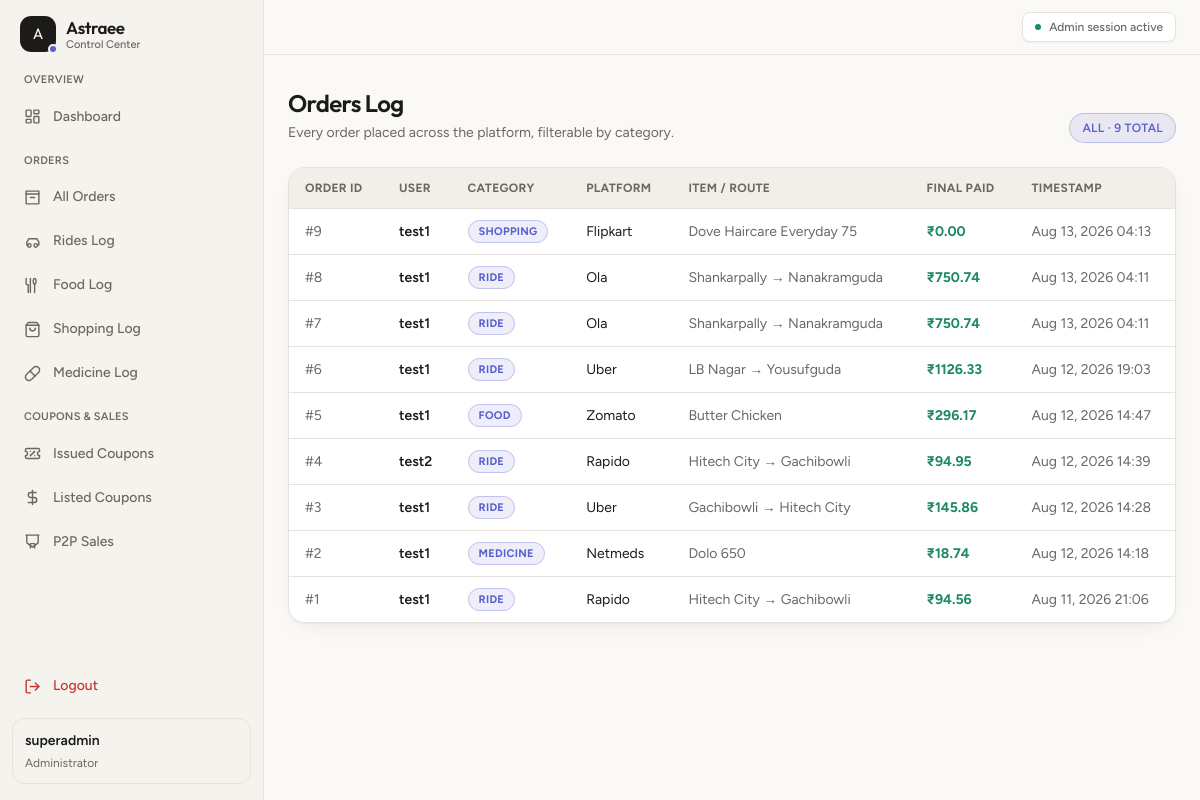
The app's page /ASTRAEAdmin/admin_orders/ (signed in), older data.
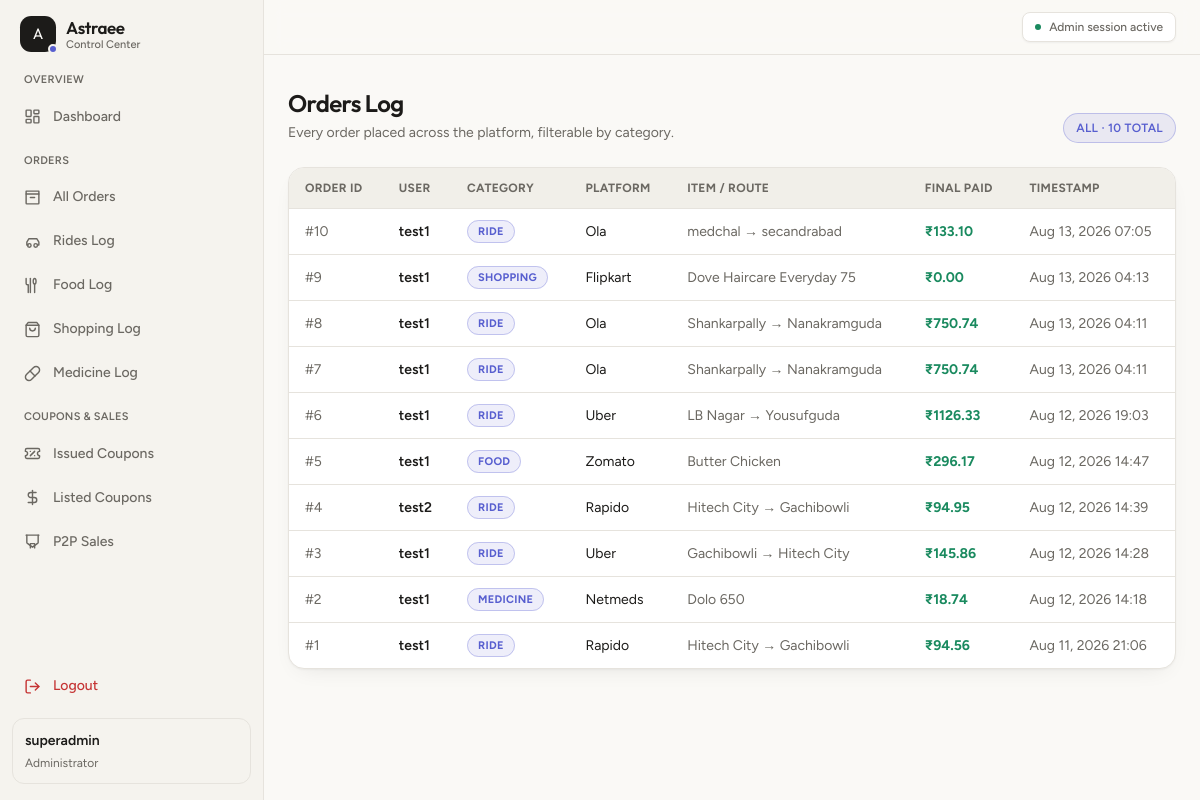
The same page, newer data.
### ASTRAEUser/models.py (models this page shows, shortened)
class Order(models.Model):
    STATUS_CHOICES = [
        ('searching', 'Searching'),
        ('selected', 'Selected'),
        ('booking_pending', 'Booking Pending'),
        ('confirmed', 'Confirmed'),
        ('in_progress', 'In Progress'),
        ('completed', 'Completed'),
        ('cancelled', 'Cancelled'),
        ('refunded', 'Refunded'),
    ]
    user = models.ForeignKey(User, on_delete=models.CASCADE, related_name='orders')
    platform = models.CharField(max_length=100)
    category = models.CharField(max_length=50)
    item_title = models.CharField(max_length=255)
    final_price = models.DecimalField(max_digits=10, decimal_places=2)
    original_price = models.DecimalField(max_digits=10, decimal_places=2, null=True, blank=True)
    discount = models.DecimalField(max_digits=10, decimal_places=2, default=0)
    coupon_applied = models.CharField(max_length=100, blank=True, default='')
    cashback = models.DecimalField(max_digits=10, decimal_places=2, default=0)
    astrae_savings = models.DecimalField(max_digits=10, decimal_places=2, default=0)
    status = models.CharField(max_length=20, choices=STATUS_CHOICES, default='confirmed')
    event = models.ForeignKey(
        'PlatformEvent', on_delete=models.SET_NULL, null=True, blank=True, related_name='orders',
    )
    scheduled_at = models.DateTimeField(null=True, blank=True)
    time_slot = models.CharField(max_length=50, blank=True, default='')
    quantity = models.PositiveIntegerField(default=1)
    pickup_location = models.CharField(max_length=255, blank=True, default='')
    delivery_address = models.CharField(max_length=255, blank=True, default='')
    booking_notes = models.TextField(blank=True, default='')
    created_at = models.DateTimeField(auto_now_add=True)
    class Meta:
        indexes = [
            models.Index(fields=['user', '-created_at']),
            models.Index(fields=['category']),
            models.Index(fields=['platform']),
            models.Index(fields=['status']),
        ]

### ASTRAEAdmin/views.py (the view)
# urls.py: path('admin_orders/', views.admin_orders_log, name='admin_orders_log'),
@staff_member_required
def admin_orders_log(request):
    from ASTRAEUser.models import Order
    category = request.GET.get('category', 'all')
    if category != 'all':
        orders = Order.objects.filter(category=category).order_by('-created_at')
    else:
        orders = Order.objects.all().order_by('-created_at')
    context = {'orders': orders, 'active_category': category, 'total_count': orders.count()}
    return render(request, "Admin/admin_orders.html", context)

### Templates/Admin/admin_orders.html (shortened to what this page needs)
{% extends "Admin/base_admin.html" %}
{% load static %}
{% block content %}
<div class="mb-6 flex flex-wrap items-end justify-between gap-2">
  <div>
    <h1 class="font-display text-2xl font-semibold tracking-tight">Orders Log</h1>
    <p class="mt-1 text-sm text-muted-foreground">Every order placed across the platform, filterable by category.</p>
  </div>
  <span class="rounded-full border border-primary/30 bg-primary/10 px-3 py-1.5 text-xs font-semibold uppercase tracking-wide text-primary">
    {{ active_category|upper }} · {{ total_count }} total
  </span>
</div>
<div class="overflow-hidden rounded-2xl border border-border bg-surface shadow-soft">
  <div class="overflow-x-auto">
    <table class="w-full min-w-[820px] border-collapse text-sm">
      <thead>
        <tr class="bg-secondary text-left text-xs font-semibold uppercase tracking-wide text-muted-foreground">
          <th class="px-4 py-3">Order ID</th>
          <th class="px-4 py-3">User</th>
          <th class="px-4 py-3">Category</th>
          <th class="px-4 py-3">Platform</th>
          <th class="px-4 py-3">Item / Route</th>
          <th class="px-4 py-3">Final Paid</th>
          <th class="px-4 py-3">Timestamp</th>
        </tr>
      </thead>
      <tbody>
        {% for o in orders %}
        <tr class="border-t border-border transition-colors hover:bg-secondary/50">
          <td class="px-4 py-3 text-muted-foreground">#{{ o.id }}</td>
          <td class="px-4 py-3 font-semibold text-foreground">{{ o.user.username }}</td>
          <td class="px-4 py-3">
            <span class="rounded-full border border-primary/30 bg-primary/10 px-2.5 py-1 text-[11px] font-bold uppercase tracking-wide text-primary">{{ o.category }}</span>
          </td>
          <td class="px-4 py-3 text-foreground">{{ o.platform }}</td>
          <td class="px-4 py-3 text-muted-foreground">{{ o.item_title }}</td>
          <td class="px-4 py-3 font-bold text-success">₹{{ o.final_price }}</td>
          <td class="px-4 py-3 text-muted-foreground">{{ o.created_at|date:"M d, Y H:i" }}</td>
        </tr>
        {% empty %}
        <tr>
          <td colspan="7" class="px-4 py-6 text-center text-muted-foreground">No order logs found for this category.</td>
        </tr>
        {% endfor %}
      </tbody>
    </table>
  </div>
</div>
{% endblock %}

Row changes from the older to the newer data that the page shows:
added Order: id "10", user.username "test1", category "RIDE", platform "Ola", item_title "medchal → secandrabad", final_price "133.10", created_at "Aug 13, 2026 07:05"
Text that changed along with them:
{{ total_count }}: "9" → "10"
